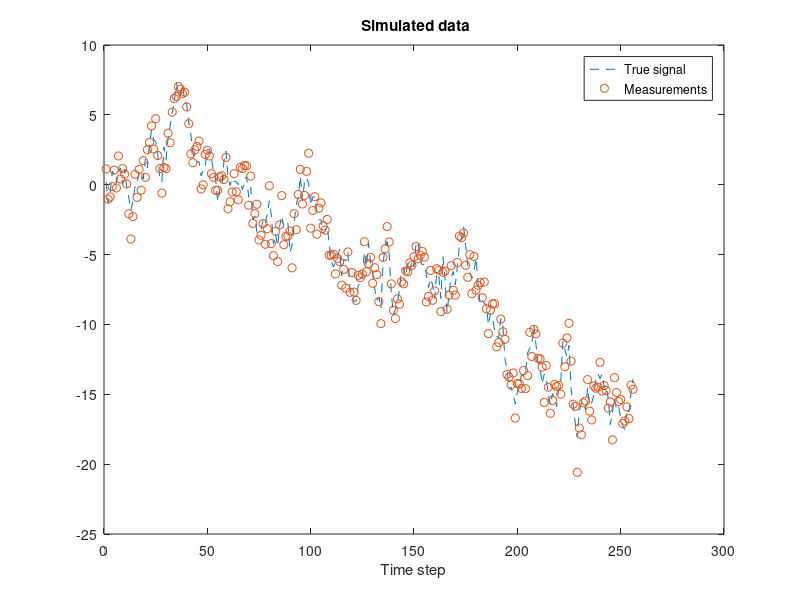
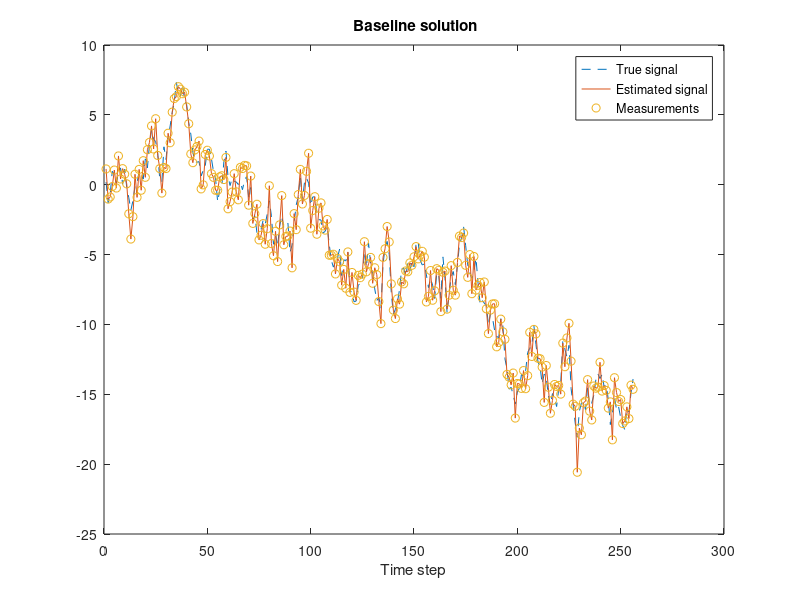

Write the MATLAB code that produced these figures, in order. (Note: this script raises an error after producing the figures.)
clc;
clear all;
%% Generate data

  % Lock random seed
  rng(123,'twister');

  gauss_rnd = @(m,S) m + chol(S)'*randn(size(m));
  rmse = @(x,y) sqrt(mean((x(:)-y(:)).^2));

  % Define parameters
  steps = 256;  % Number of time steps
  w     = 0.5;  % Angular velocity
  q     = 0.01; % Process noise spectral density
  r     = 0.1;  % Measurement noise variance

  % This is the transition matrix
  A = 1;

  % This is the process noise covariance
  Q = 1;

  % This is the measurement model
  H = 1;
  
  % This is the measurement noise covariance
  R = 1;
 
  % This is the true initial value
  x0 = 0; 

  % Simulate data
  X = zeros(size(A,1),steps);  % The true signal
  Y = zeros(size(H,1),steps);  % Measurements
  T = 1:steps;         % Time
  x = x0;
  for k=1:steps
    x = gauss_rnd(A*x,Q);
    y = gauss_rnd(x(1),R);
    X(:,k) = x;
    Y(:,k) = y;
  end
% 
   % Visualize
   figure; clf;
     plot(T,X(1,:),'--',T,Y,'o');
     legend('True signal','Measurements');
     xlabel('Time step'); title('\bf Simulated data')
    
%% Baseline solution

% Baseline solution. The estimates
% of x_k are stored as columns of
% the matrix EST1.
  
% Calculate baseline estimate

    m1 = 0;  % Initialize first step with a guess
    EST1 = zeros(size(A,1),steps);
    for k=1:steps
      m1(1) = Y(k);
      EST1(:,k) = m1;
    end

    % Visualize results
    figure; clf;

     % Plot the signal and its estimate
     plot(T,X(1,:),'--',T,EST1(1,:),'-',T,Y,'o');
     legend('True signal','Estimated signal','Measurements');
     xlabel('Time step'); title('\bf Baseline solution')
   % Compute error
   err1 = rmse(X,EST1)
   
   


%%
k=256;
[W,M,V] = Init_EM(Y',k);
Ln = Likelihood(Y',k,W,M,V); % Initialize log likelihood
Lo = 2*Ln;
%%%% EM algorithm %%%%
niter = 0;
maxiter = 256;
while (abs(100*(Ln-Lo)/Lo)>0.1) & (niter<=maxiter),
    E = Expectation(Y',k,W',M',V); % E-step    
    [W,M,V] = Maximization(Y',k,E);  % M-step
    Lo = Ln;
    Ln = Likelihood(X,k,W,M,V);
    niter = niter + 1;
end 
L = Ln;

